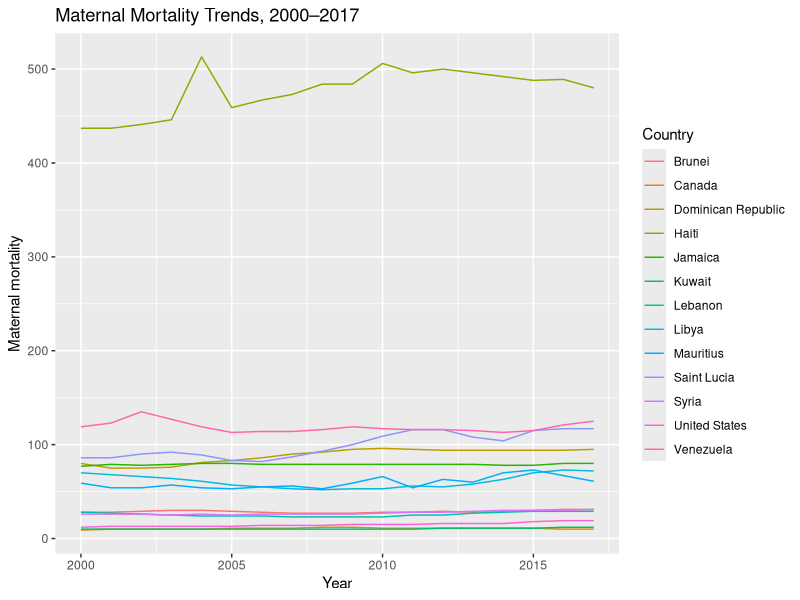
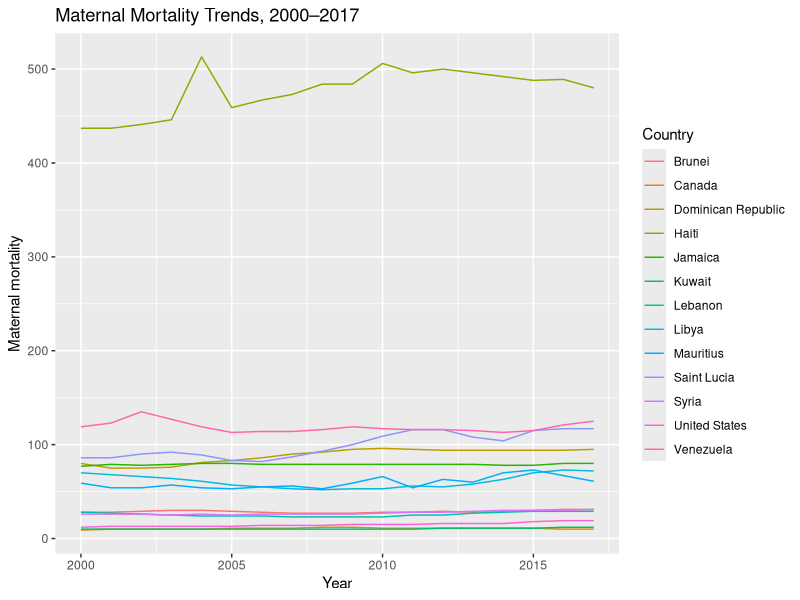
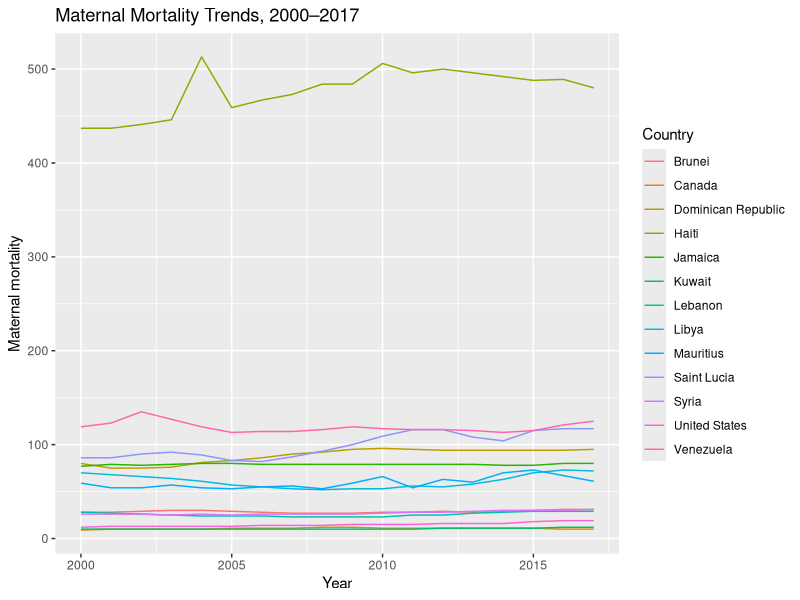

Generate these figures, in order, with R:
library(dplyr)
library(ggplot2)

final <- read.csv("Data/Processed/final_data.csv")

matmor_change <- final |>
  dplyr::select(iso, year, matmor) |>
  dplyr::filter(year < 2018) |>
  arrange(iso, year) |>
  group_by(iso) |>
  mutate(diff_matmor = matmor - matmor[1L])

increase_countries <- matmor_change |>
  filter(year == 2017, diff_matmor > 0) |>
  pull(iso)

plot_data <- matmor_change |>
  filter(iso %in% increase_countries) |>
  left_join(
    final |> select(iso, country_name) |> distinct(),
    by = "iso"
  )

p <- ggplot(
  plot_data,
  aes(x = year, y = matmor, color = country_name, group = country_name)
) +
  geom_line() +
  labs(
    title = "Maternal Mortality Trends, 2000–2017",
    x = "Year",
    y = "Maternal mortality",
    color = "Country"
  )

p

# The graph shows that maternal mortality increased in 13 countries from 2000 to 2017.
# The size and pattern of the increase are quite different across countries.

ggsave(
  "Reports/fig01_maternal_mortality_trend.png",
  plot = p,
  width = 9,
  height = 6,
  dpi = 300
)

ggsave(
  "Reports/fig01_maternal_mortality_trend.pdf",
  plot = p, width = 9, height = 6)
